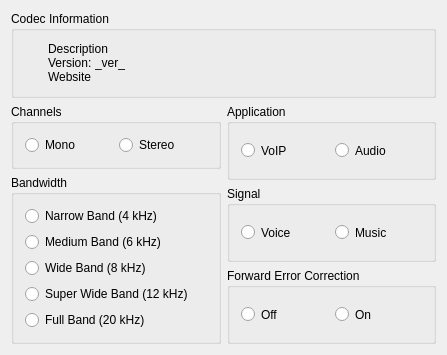
<?xml version="1.0" encoding="UTF-8"?>
<ui version="4.0">
 <class>CodecParams</class>
 <widget class="QDialog" name="CodecParams">
  <property name="geometry">
   <rect>
    <x>0</x>
    <y>0</y>
    <width>447</width>
    <height>345</height>
   </rect>
  </property>
  <property name="sizePolicy">
   <sizepolicy hsizetype="Minimum" vsizetype="Minimum">
    <horstretch>0</horstretch>
    <verstretch>0</verstretch>
   </sizepolicy>
  </property>
  <property name="windowTitle">
   <string>Codec Parameters</string>
  </property>
  <property name="windowIcon">
   <iconset resource="res/icons.qrc">
    <normaloff>:/icons/MainIconTx.svg</normaloff>:/icons/MainIconTx.svg</iconset>
  </property>
  <layout class="QGridLayout">
   <item row="0" column="0" colspan="2">
    <widget class="QGroupBox" name="GroupBoxInfo">
     <property name="sizePolicy">
      <sizepolicy hsizetype="MinimumExpanding" vsizetype="MinimumExpanding">
       <horstretch>0</horstretch>
       <verstretch>0</verstretch>
      </sizepolicy>
     </property>
     <property name="title">
      <string>Codec Information</string>
     </property>
     <layout class="QHBoxLayout">
      <item>
       <widget class="QLabel" name="Logo">
        <property name="sizePolicy">
         <sizepolicy hsizetype="Minimum" vsizetype="Minimum">
          <horstretch>0</horstretch>
          <verstretch>0</verstretch>
         </sizepolicy>
        </property>
        <property name="pixmap">
         <pixmap resource="res/icons.qrc">:/icons/LogoOpus.png</pixmap>
        </property>
        <property name="scaledContents">
         <bool>false</bool>
        </property>
        <property name="wordWrap">
         <bool>false</bool>
        </property>
       </widget>
      </item>
      <item>
       <spacer name="spacer1">
        <property name="orientation">
         <enum>Qt::Horizontal</enum>
        </property>
        <property name="sizeType">
         <enum>QSizePolicy::Fixed</enum>
        </property>
        <property name="sizeHint" stdset="0">
         <size>
          <width>10</width>
          <height>20</height>
         </size>
        </property>
       </spacer>
      </item>
      <item>
       <layout class="QVBoxLayout">
        <property name="spacing">
         <number>0</number>
        </property>
        <property name="margin">
         <number>0</number>
        </property>
        <item>
         <widget class="QLabel" name="LabelInfoDescription">
          <property name="sizePolicy">
           <sizepolicy hsizetype="MinimumExpanding" vsizetype="MinimumExpanding">
            <horstretch>0</horstretch>
            <verstretch>0</verstretch>
           </sizepolicy>
          </property>
          <property name="text">
           <string>Description</string>
          </property>
          <property name="wordWrap">
           <bool>false</bool>
          </property>
         </widget>
        </item>
        <item>
         <layout class="QHBoxLayout">
          <property name="spacing">
           <number>0</number>
          </property>
          <property name="margin">
           <number>0</number>
          </property>
          <item>
           <widget class="QLabel" name="LabelVersion">
            <property name="sizePolicy">
             <sizepolicy hsizetype="Minimum" vsizetype="MinimumExpanding">
              <horstretch>0</horstretch>
              <verstretch>0</verstretch>
             </sizepolicy>
            </property>
            <property name="text">
             <string>Version: </string>
            </property>
            <property name="alignment">
             <set>Qt::AlignVCenter</set>
            </property>
            <property name="wordWrap">
             <bool>false</bool>
            </property>
           </widget>
          </item>
          <item>
           <widget class="QLabel" name="LabelInfoVersion">
            <property name="sizePolicy">
             <sizepolicy hsizetype="MinimumExpanding" vsizetype="MinimumExpanding">
              <horstretch>0</horstretch>
              <verstretch>0</verstretch>
             </sizepolicy>
            </property>
            <property name="text">
             <string>_ver_</string>
            </property>
            <property name="wordWrap">
             <bool>false</bool>
            </property>
           </widget>
          </item>
         </layout>
        </item>
        <item>
         <widget class="QLabel" name="LabelInfoWebSite">
          <property name="sizePolicy">
           <sizepolicy hsizetype="MinimumExpanding" vsizetype="MinimumExpanding">
            <horstretch>0</horstretch>
            <verstretch>0</verstretch>
           </sizepolicy>
          </property>
          <property name="acceptDrops">
           <bool>false</bool>
          </property>
          <property name="text">
           <string>Website</string>
          </property>
          <property name="wordWrap">
           <bool>false</bool>
          </property>
          <property name="openExternalLinks">
           <bool>true</bool>
          </property>
          <property name="textInteractionFlags">
           <set>Qt::LinksAccessibleByMouse</set>
          </property>
         </widget>
        </item>
       </layout>
      </item>
     </layout>
    </widget>
   </item>
   <item row="1" column="1">
    <layout class="QVBoxLayout">
     <item>
      <widget class="QGroupBox" name="GroupBoxApplication">
       <property name="sizePolicy">
        <sizepolicy hsizetype="Minimum" vsizetype="MinimumExpanding">
         <horstretch>0</horstretch>
         <verstretch>0</verstretch>
        </sizepolicy>
       </property>
       <property name="title">
        <string>Application</string>
       </property>
       <layout class="QHBoxLayout">
        <item>
         <widget class="QRadioButton" name="RadioButtonAppVOIP">
          <property name="sizePolicy">
           <sizepolicy hsizetype="Minimum" vsizetype="MinimumExpanding">
            <horstretch>0</horstretch>
            <verstretch>0</verstretch>
           </sizepolicy>
          </property>
          <property name="text">
           <string>VoIP</string>
          </property>
          <attribute name="buttonGroup">
           <string notr="true">ButtonGroupApplication</string>
          </attribute>
         </widget>
        </item>
        <item>
         <widget class="QRadioButton" name="RadioButtonAppAudio">
          <property name="sizePolicy">
           <sizepolicy hsizetype="Minimum" vsizetype="MinimumExpanding">
            <horstretch>0</horstretch>
            <verstretch>0</verstretch>
           </sizepolicy>
          </property>
          <property name="text">
           <string>Audio</string>
          </property>
          <attribute name="buttonGroup">
           <string notr="true">ButtonGroupApplication</string>
          </attribute>
         </widget>
        </item>
       </layout>
      </widget>
     </item>
     <item>
      <widget class="QGroupBox" name="GroupBoxSignal">
       <property name="sizePolicy">
        <sizepolicy hsizetype="Minimum" vsizetype="MinimumExpanding">
         <horstretch>0</horstretch>
         <verstretch>0</verstretch>
        </sizepolicy>
       </property>
       <property name="title">
        <string>Signal</string>
       </property>
       <layout class="QHBoxLayout">
        <item>
         <widget class="QRadioButton" name="RadioButtonSignalVoice">
          <property name="sizePolicy">
           <sizepolicy hsizetype="Minimum" vsizetype="MinimumExpanding">
            <horstretch>0</horstretch>
            <verstretch>0</verstretch>
           </sizepolicy>
          </property>
          <property name="text">
           <string>Voice</string>
          </property>
          <attribute name="buttonGroup">
           <string notr="true">ButtonGroupSignal</string>
          </attribute>
         </widget>
        </item>
        <item>
         <widget class="QRadioButton" name="RadioButtonSignalMusic">
          <property name="sizePolicy">
           <sizepolicy hsizetype="Minimum" vsizetype="MinimumExpanding">
            <horstretch>0</horstretch>
            <verstretch>0</verstretch>
           </sizepolicy>
          </property>
          <property name="text">
           <string>Music</string>
          </property>
          <attribute name="buttonGroup">
           <string notr="true">ButtonGroupSignal</string>
          </attribute>
         </widget>
        </item>
       </layout>
      </widget>
     </item>
     <item>
      <widget class="QGroupBox" name="GroupBoxFEC">
       <property name="sizePolicy">
        <sizepolicy hsizetype="Minimum" vsizetype="MinimumExpanding">
         <horstretch>0</horstretch>
         <verstretch>0</verstretch>
        </sizepolicy>
       </property>
       <property name="title">
        <string>Forward Error Correction</string>
       </property>
       <layout class="QHBoxLayout">
        <item>
         <widget class="QRadioButton" name="RadioButtonFECOff">
          <property name="sizePolicy">
           <sizepolicy hsizetype="Minimum" vsizetype="MinimumExpanding">
            <horstretch>0</horstretch>
            <verstretch>0</verstretch>
           </sizepolicy>
          </property>
          <property name="text">
           <string>Off</string>
          </property>
          <attribute name="buttonGroup">
           <string notr="true">ButtonGroupFEC</string>
          </attribute>
         </widget>
        </item>
        <item>
         <widget class="QRadioButton" name="RadioButtonFECOn">
          <property name="sizePolicy">
           <sizepolicy hsizetype="Minimum" vsizetype="MinimumExpanding">
            <horstretch>0</horstretch>
            <verstretch>0</verstretch>
           </sizepolicy>
          </property>
          <property name="text">
           <string>On</string>
          </property>
          <attribute name="buttonGroup">
           <string notr="true">ButtonGroupFEC</string>
          </attribute>
         </widget>
        </item>
       </layout>
      </widget>
     </item>
    </layout>
   </item>
   <item row="1" column="0">
    <layout class="QVBoxLayout">
     <item>
      <widget class="QGroupBox" name="GroupBoxChannels">
       <property name="sizePolicy">
        <sizepolicy hsizetype="Minimum" vsizetype="MinimumExpanding">
         <horstretch>0</horstretch>
         <verstretch>0</verstretch>
        </sizepolicy>
       </property>
       <property name="title">
        <string>Channels</string>
       </property>
       <layout class="QHBoxLayout">
        <item>
         <widget class="QRadioButton" name="RadioButtonChannelsMono">
          <property name="sizePolicy">
           <sizepolicy hsizetype="Minimum" vsizetype="MinimumExpanding">
            <horstretch>0</horstretch>
            <verstretch>0</verstretch>
           </sizepolicy>
          </property>
          <property name="text">
           <string>Mono</string>
          </property>
          <attribute name="buttonGroup">
           <string notr="true">ButtonGroupChannels</string>
          </attribute>
         </widget>
        </item>
        <item>
         <widget class="QRadioButton" name="RadioButtonChannelsStereo">
          <property name="sizePolicy">
           <sizepolicy hsizetype="Minimum" vsizetype="MinimumExpanding">
            <horstretch>0</horstretch>
            <verstretch>0</verstretch>
           </sizepolicy>
          </property>
          <property name="text">
           <string>Stereo</string>
          </property>
          <attribute name="buttonGroup">
           <string notr="true">ButtonGroupChannels</string>
          </attribute>
         </widget>
        </item>
       </layout>
      </widget>
     </item>
     <item>
      <widget class="QGroupBox" name="GroupBoxBandwidth">
       <property name="sizePolicy">
        <sizepolicy hsizetype="Minimum" vsizetype="MinimumExpanding">
         <horstretch>0</horstretch>
         <verstretch>0</verstretch>
        </sizepolicy>
       </property>
       <property name="title">
        <string>Bandwidth</string>
       </property>
       <layout class="QVBoxLayout">
        <item>
         <widget class="QRadioButton" name="RadioButtonBandwidthNB">
          <property name="sizePolicy">
           <sizepolicy hsizetype="Minimum" vsizetype="MinimumExpanding">
            <horstretch>0</horstretch>
            <verstretch>0</verstretch>
           </sizepolicy>
          </property>
          <property name="text">
           <string>Narrow Band (4 kHz)</string>
          </property>
          <attribute name="buttonGroup">
           <string notr="true">ButtonGroupBandwidth</string>
          </attribute>
         </widget>
        </item>
        <item>
         <widget class="QRadioButton" name="RadioButtonBandwidthMB">
          <property name="sizePolicy">
           <sizepolicy hsizetype="Minimum" vsizetype="MinimumExpanding">
            <horstretch>0</horstretch>
            <verstretch>0</verstretch>
           </sizepolicy>
          </property>
          <property name="text">
           <string>Medium Band (6 kHz)</string>
          </property>
          <attribute name="buttonGroup">
           <string notr="true">ButtonGroupBandwidth</string>
          </attribute>
         </widget>
        </item>
        <item>
         <widget class="QRadioButton" name="RadioButtonBandwidthWB">
          <property name="sizePolicy">
           <sizepolicy hsizetype="Minimum" vsizetype="MinimumExpanding">
            <horstretch>0</horstretch>
            <verstretch>0</verstretch>
           </sizepolicy>
          </property>
          <property name="text">
           <string>Wide Band (8 kHz)</string>
          </property>
          <attribute name="buttonGroup">
           <string notr="true">ButtonGroupBandwidth</string>
          </attribute>
         </widget>
        </item>
        <item>
         <widget class="QRadioButton" name="RadioButtonBandwidthSWB">
          <property name="sizePolicy">
           <sizepolicy hsizetype="Minimum" vsizetype="MinimumExpanding">
            <horstretch>0</horstretch>
            <verstretch>0</verstretch>
           </sizepolicy>
          </property>
          <property name="text">
           <string>Super Wide Band (12 kHz)</string>
          </property>
          <attribute name="buttonGroup">
           <string notr="true">ButtonGroupBandwidth</string>
          </attribute>
         </widget>
        </item>
        <item>
         <widget class="QRadioButton" name="RadioButtonBandwidthFB">
          <property name="sizePolicy">
           <sizepolicy hsizetype="Minimum" vsizetype="Minimum">
            <horstretch>0</horstretch>
            <verstretch>0</verstretch>
           </sizepolicy>
          </property>
          <property name="text">
           <string>Full Band (20 kHz)</string>
          </property>
          <attribute name="buttonGroup">
           <string notr="true">ButtonGroupBandwidth</string>
          </attribute>
         </widget>
        </item>
       </layout>
      </widget>
     </item>
    </layout>
   </item>
  </layout>
 </widget>
 <layoutdefault spacing="6" margin="11"/>
 <tabstops>
  <tabstop>RadioButtonChannelsMono</tabstop>
  <tabstop>RadioButtonChannelsStereo</tabstop>
  <tabstop>RadioButtonBandwidthNB</tabstop>
  <tabstop>RadioButtonBandwidthMB</tabstop>
  <tabstop>RadioButtonBandwidthWB</tabstop>
  <tabstop>RadioButtonBandwidthSWB</tabstop>
  <tabstop>RadioButtonBandwidthFB</tabstop>
  <tabstop>RadioButtonAppVOIP</tabstop>
  <tabstop>RadioButtonAppAudio</tabstop>
  <tabstop>RadioButtonSignalVoice</tabstop>
  <tabstop>RadioButtonSignalMusic</tabstop>
  <tabstop>RadioButtonFECOff</tabstop>
  <tabstop>RadioButtonFECOn</tabstop>
 </tabstops>
 <resources>
  <include location="res/icons.qrc"/>
 </resources>
 <connections/>
 <buttongroups>
  <buttongroup name="ButtonGroupChannels"/>
  <buttongroup name="ButtonGroupSignal"/>
  <buttongroup name="ButtonGroupFEC"/>
  <buttongroup name="ButtonGroupBandwidth"/>
  <buttongroup name="ButtonGroupApplication"/>
 </buttongroups>
</ui>
